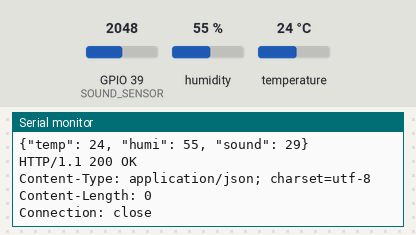
A sketch run on a simulated ESP32. Shown: the last lines printed to the serial monitor. Inputs (shaded band) come from the test bench; at power-on: humidity 55 %, temperature 24 °C, GPIO 39 (SOUND_SENSOR) = 2048. WiFi joins after 1.5 s; servers stay silent unless stated; uploads are accepted with an empty reply; random numbers use the default seed unless the sketch sets one.

Above: at 2.9 s.
3.0 s: humidity set to 22 %
At 4.4 s:
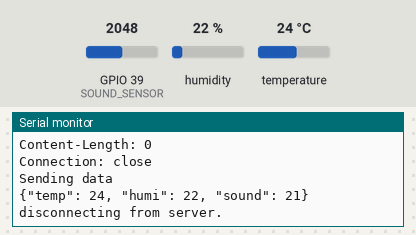
9.2 s: temperature set to 12 °C
At 11.0 s:
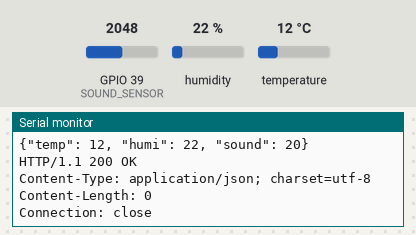
11.8 s: humidity set to 40 %
At 12.8 s:
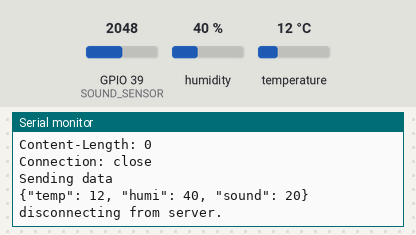
Timing chart, 0 to 14.8 s (numbered marks = the images above; inputs shaded):
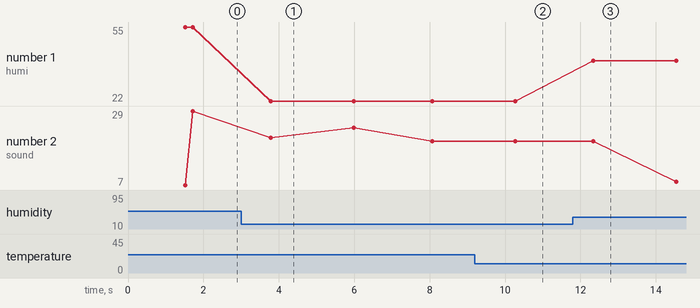

Measured:
- after the input at 3.0 s, the serial monitor: prints a new line after 0.79 s (image 1)
- after the input at 9.2 s, the serial monitor: prints a new line after 1.1 s (image 2)
- after the input at 11.8 s, the serial monitor: prints a new line after 0.54 s (image 3)
- plotted number 1: 55 → 22 after the input at 3.0 s, 22 → 40 after the input at 11.8 s

The sketch:

temp_humidity.ino
```cpp
/*
  Web client

 This sketch connects to a website (http://www.google.com)
 using a WiFi shield.

 This example is written for a network using WPA encryption. For
 WEP or WPA, change the Wifi.begin() call accordingly.

 This example is written for a network using WPA encryption. For
 WEP or WPA, change the Wifi.begin() call accordingly.

 Circuit:
 * WiFi shield attached

 created 13 July 2010
 by dlf (Metodo2 srl)
 modified 31 May 2012
 by Tom Igoe
 */


#ifndef __CC3200R1M1RGC__
// Do not include SPI for CC3200 LaunchPad
#include <SPI.h>
#endif
#include <WiFi.h>

/* setup temperature and humidity sensor */
#include "DHT.h"
#define  TEMP_HUMI_PIN  24
DHT dht(TEMP_HUMI_PIN, DHT22);  /* sensor object */

#define  SOUND_SENSOR  39

//our network name also called SSID
char ssid[] = "Mi A3";
// your network password
char password[] = "idontknow";

// if you don't want to use DNS (and reduce your sketch size)
// use the numeric IP instead of the name for the server:
IPAddress server(192, 168, 95, 184);
//char server[] = "energia.nu";    // name address for Google (using DNS)

// Initialize the Ethernet client library
// with the IP address and port of the server
// that you want to connect to (port 80 is default for HTTP):
WiFiClient client;


void setup() {
  //Initialize serial and wait for port to open:
  Serial.begin(115200);

  // temperature-humidity sensor
  dht.begin();

  // attempt to connect to Wifi network:
  Serial.print("Attempting to connect to Network named: ");
  // print the network name (SSID);
  Serial.println(ssid);
  // Connect to WPA/WPA2 network. Change this line if using open or WEP network:
  WiFi.begin(ssid, password);
  while ( WiFi.status() != WL_CONNECTED) {
    // print dots while we wait to connect
    Serial.print(".");
    delay(300);
  }

  Serial.println("\nYou're connected to the network");
  Serial.println("Waiting for an ip address");

  while (WiFi.localIP() == INADDR_NONE) {
    // print dots while we wait for an ip addresss
    Serial.print(".");
    delay(300);
  }

  Serial.println("\nIP Address obtained");
  printWifiStatus();
  char json[128];
  readSensors(json);
  Serial.println("\nStarting connection to server...");
  // if you get a connection, report back via serial:
  client.connect(server, 3000);
}

void loop() {
  Serial.println("Sending data");
  sendHTTPRequest();
  // if there are incoming bytes available
  // from the server, read them and print them:
  while (client.available()) {
    char c = client.read();
    Serial.write(c);
  }

  // if the server's disconnected, stop the client:
  if (!client.connected()) {
    Serial.println();
    Serial.println("disconnecting from server.");
    client.stop();
    client.connect(server, 3000);  // retry connection
  }
  delay(2000);
}


void printWifiStatus() {
  // print the SSID of the network you're attached to:
  Serial.print("SSID: ");
  Serial.println(WiFi.SSID());

  // print your WiFi shield's IP address:
  IPAddress ip = WiFi.localIP();
  Serial.print("IP Address: ");
  Serial.println(ip);

  // print the received signal strength:
  long rssi = WiFi.RSSI();
  Serial.print("signal strength (RSSI):");
  Serial.print(rssi);
  Serial.println(" dBm");
}

int readSensors(char *json)
{
  int temp  = dht.readTemperature();
  int humi  = dht.readHumidity();
  int sound = analogRead(SOUND_SENSOR);
  // create json
  Serial.println();
  sprintf(json, "{\"temp\": %d, \"humi\": %d, \"sound\": %d}",\
          temp, humi, rand()%30);
  Serial.println(json);
  return strlen(json);
}

void sendHTTPRequest()
{
    char json[128];

    int len = readSensors(json);
    // Make a HTTP request:
    client.println("POST / HTTP/1.1");
    client.println("Content-Type: application/json");
    client.print("Content-Length: ");
    client.println(len);
    client.println();
    client.println(json);
    client.println();
}
```
